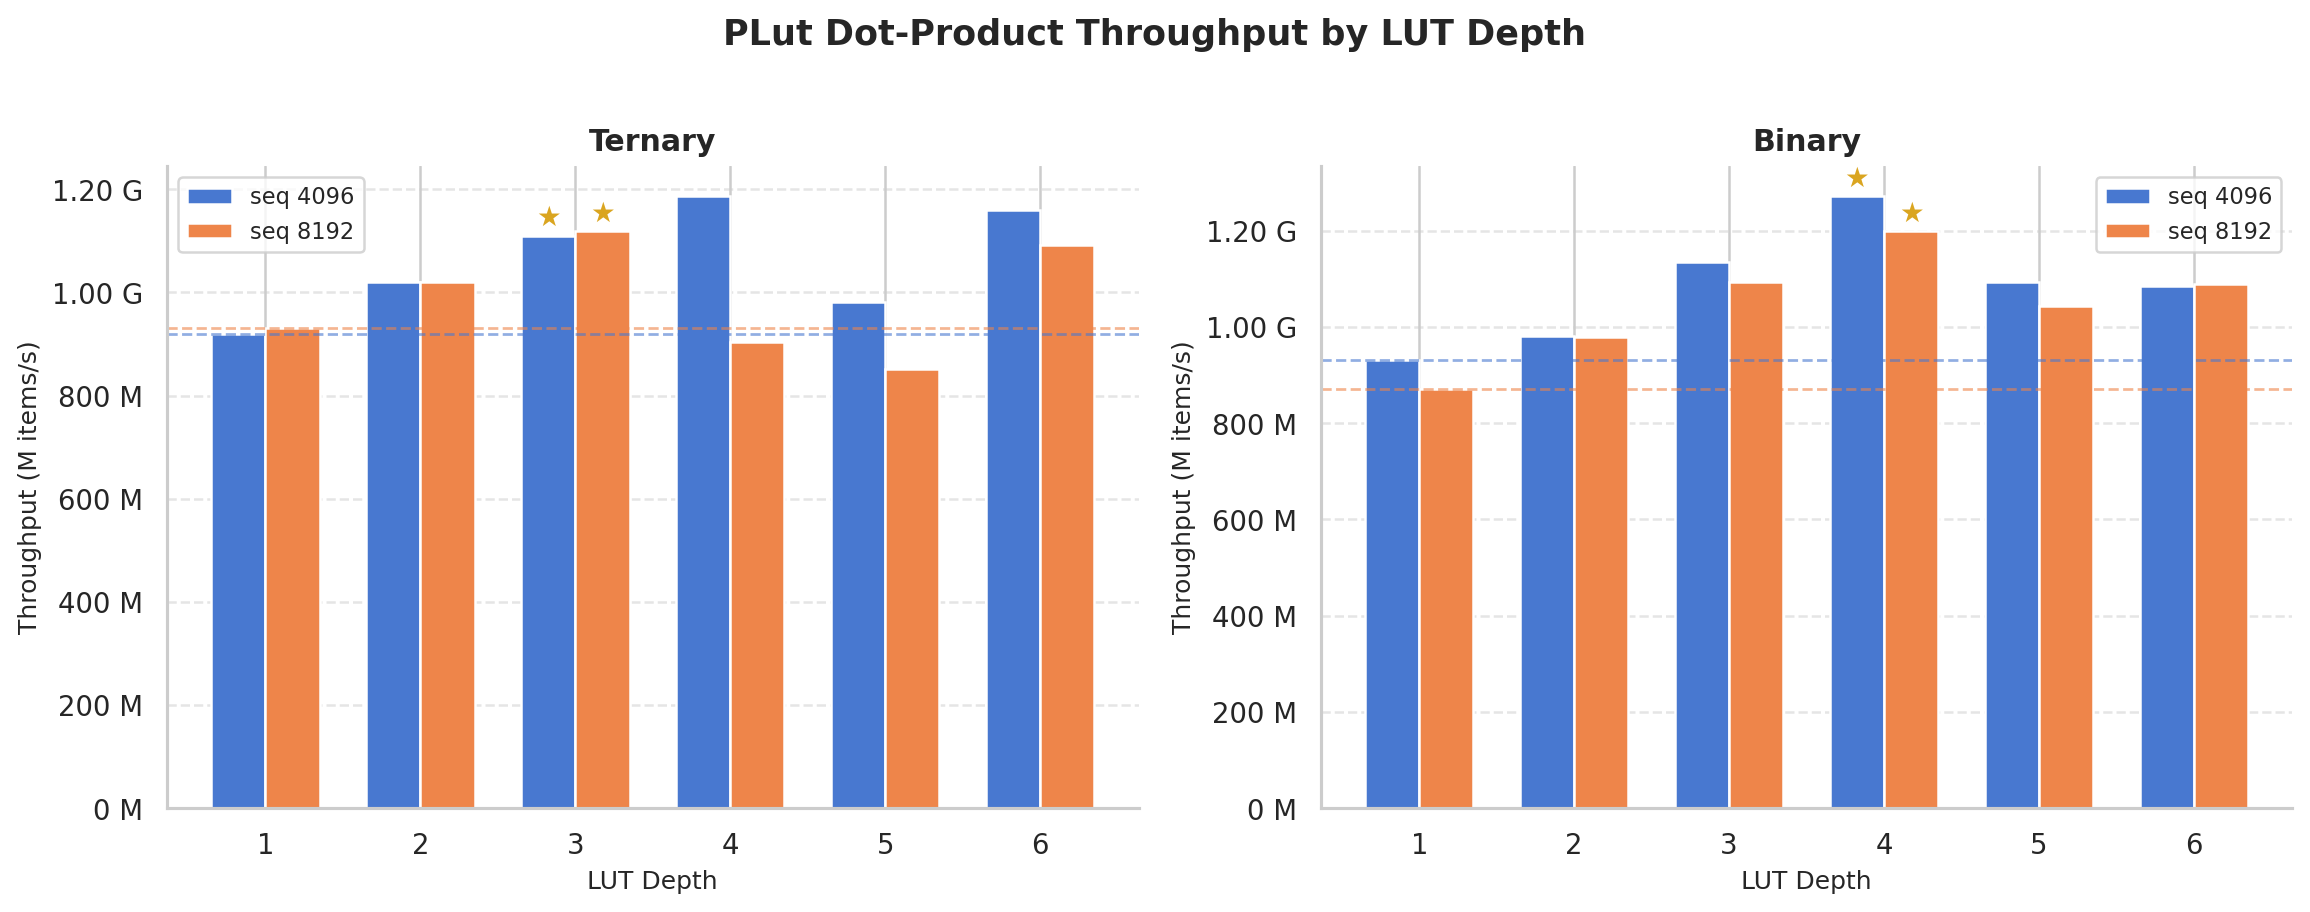

Here is the Python script that generated this plot:
import matplotlib.pyplot as plt
import matplotlib.ticker as ticker
import seaborn as sns
import numpy as np

# ── Data ──────────────────────────────────────────────────────────────────────

depths = [1, 2, 3, 4, 5, 6]

ternary_dot = {
    4096: [920.382, 1019.45, 1109.75, 1186.27, 981.706, 1159.35],
    8192: [932.068, 1021.22, 1118.21,  903.389, 850.814, 1092.20],
}

binary_dot = {
    4096: [932.068, 981.946, 1135.51, 1271.00, 1092.20, 1085.35],
    8192: [869.934, 978.675, 1092.20, 1198.37, 1043.66, 1089.03],
}

# ── Style ─────────────────────────────────────────────────────────────────────

sns.set_theme(style="whitegrid", font="DejaVu Sans")
palette = sns.color_palette("muted")
c4096 = palette[0]
c8192 = palette[1]

fig, axes = plt.subplots(1, 2, figsize=(13, 5), sharey=False)
fig.suptitle("PLut Dot-Product Throughput by LUT Depth", fontsize=14, fontweight="bold", y=1.01)

x = np.arange(len(depths))
bar_w = 0.35

def draw_panel(ax, data, title, baseline_4096, baseline_8192):
    vals_4096 = data[4096]
    vals_8192 = data[8192]

    bars1 = ax.bar(x - bar_w / 2, vals_4096, bar_w, label="seq 4096", color=c4096, edgecolor="white")
    bars2 = ax.bar(x + bar_w / 2, vals_8192, bar_w, label="seq 8192", color=c8192, edgecolor="white")

    # Baseline (depth-1) dashed reference lines
    ax.axhline(baseline_4096, color=c4096, linewidth=1.1, linestyle="--", alpha=0.6)
    ax.axhline(baseline_8192, color=c8192, linewidth=1.1, linestyle="--", alpha=0.6)

    ax.set_title(title, fontsize=12, fontweight="bold")
    ax.set_xlabel("LUT Depth", fontsize=10)
    ax.set_ylabel("Throughput (M items/s)", fontsize=10)
    ax.set_xticks(x)
    ax.set_xticklabels([str(d) for d in depths])
    ax.yaxis.set_major_formatter(ticker.FuncFormatter(lambda v, _: f"{v/1000:.2f} G" if v >= 1000 else f"{v:.0f} M"))
    ax.legend(fontsize=9)
    ax.grid(axis="y", linestyle="--", alpha=0.5)
    ax.spines["top"].set_visible(False)
    ax.spines["right"].set_visible(False)

    # Annotate recommended depth
    recommended = {"Ternary": 3, "Binary": 4}[title]
    rec_idx = recommended - 1
    for bar in [bars1[rec_idx], bars2[rec_idx]]:
        ax.annotate(
            "★",
            xy=(bar.get_x() + bar.get_width() / 2, bar.get_height()),
            xytext=(0, 4),
            textcoords="offset points",
            ha="center",
            fontsize=11,
            color="goldenrod",
        )

draw_panel(axes[0], ternary_dot, "Ternary", ternary_dot[4096][0], ternary_dot[8192][0])
draw_panel(axes[1], binary_dot,  "Binary",  binary_dot[4096][0],  binary_dot[8192][0])

fig.tight_layout()
plt.savefig("benchmark_plot.png", dpi=180, bbox_inches="tight")
plt.savefig("benchmark_plot.pdf", bbox_inches="tight")
print("Saved benchmark_plot.png and benchmark_plot.pdf")
